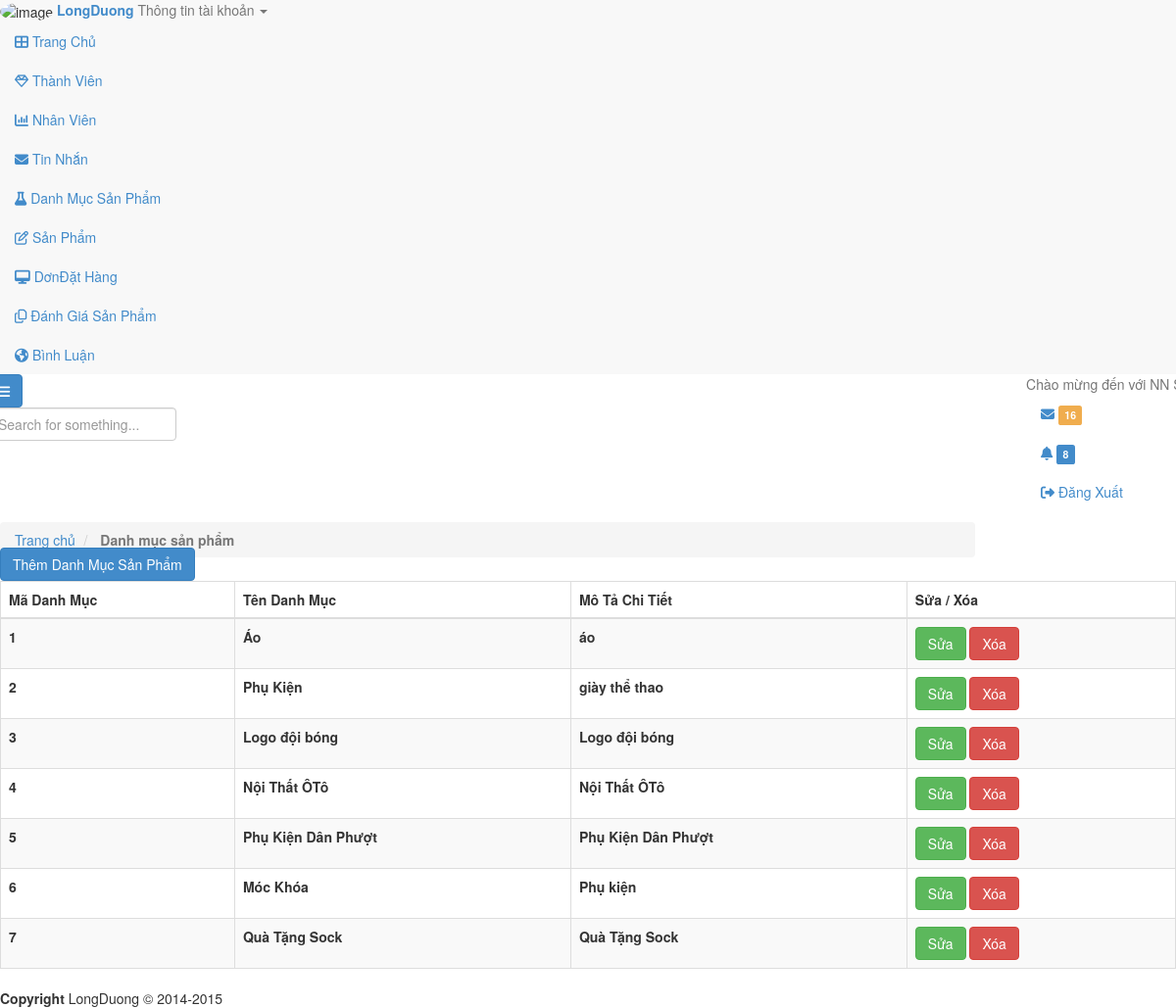
/admin/danh-muc-sp.php (signed in), run on the app's committed database.
### tables this page shows
CREATE TABLE `danh_muc` (
  `id` int(11) NOT NULL,
  `TenDanhMuc` varchar(100) NOT NULL,
  `MoTa` varchar(200) NOT NULL
);

### admin/danh-muc-sp.php (the view, shortened to what this page needs)
<?php
    if(!isset($_SESSION['quantri'])) {
        echo "<script> window.location='dang-nhap/dang-nhap.php'</script>";
    } else {
        include('layout/header.php');
        include('../inc/ketnoi.php');
        ?>
            <div class="row wrapper border-bottom white-bg page-heading">
                <div class="col-lg-10">
                    <ol class="breadcrumb" style="margin-top: 10px;margin-bottom: -10px;">
                        <li>
                            <a href="index.php">Trang chủ</a>
                        </li>
                        <li class="active">
                            <strong>Danh mục sản phẩm</strong>
                        </li>
                    </ol>
                </div>
                <div class="col-lg-2">
                </div>
            </div>
        <div class="wrapper wrapper-content animated fadeInRight">
            <div class="row">
                <div class="col-lg-12">
                    <div class="ibox float-e-margins">
                        <div class="ibox-content">
                        <div class="">
                            <a  href="<?php echo  $url_admin; ?>pages/them-danh-muc.php" class="btn btn-primary "> Thêm Danh Mục Sản Phẩm</a>
                        </div>
                        <table class="table table-striped table-bordered table-hover " id="editable" >
                            <thead>
                                <tr>
                                    <th>Mã Danh Mục</th>
                                    <th>Tên Danh Mục</th>
                                    <th>Mô Tả Chi Tiết</th>
                                    <th>Sửa / Xóa</th>
                                </tr>
                            </thead>
                            <tbody>
                            <?php
                                $laydm = "SELECT * FROM danh_muc";
                                $qr = mysqli_query($ketnoi, $laydm);
                                while($dm = mysqli_fetch_array($qr)) {
                             ?>
                                <tr class="gradeX">
                                    <th><?php echo $dm['id']; ?></th>
                                    <th><?php echo $dm['TenDanhMuc']; ?></th>
                                    <th><?php echo $dm['MoTa']; ?></th>
                                    <th><a href="" class="btn btn-success">Sửa</a>  <a href="" class="btn btn-danger">Xóa</a></th>
                                </tr>
                            <?php
                                }
                             ?>
                            </tbody>
                        </table>
                        </div>
                    </div>
                </div>
            </div>
        </div>
<?php
    }
    include('layout/footer.php');
 ?>

### admin/layout/header.php (shortened to what this page needs)
<?php
    $url_admin = "http://ldc.dev/nam/admin/";
 ?>
<!DOCTYPE html>
<html>
<head>
    <link href="<?php echo  $url_admin; ?>css/bootstrap.min.css" rel="stylesheet">
    <link href="<?php echo  $url_admin; ?>font-awesome/css/font-awesome.css" rel="stylesheet">
    <link href="<?php echo  $url_admin; ?>css/plugins/toastr/toastr.min.css" rel="stylesheet">
    <link href="<?php echo  $url_admin; ?>js/plugins/gritter/jquery.gritter.css" rel="stylesheet">
    <link href="<?php echo  $url_admin; ?>css/animate.css" rel="stylesheet">
    <link href="<?php echo  $url_admin; ?>css/style.css" rel="stylesheet">
    <link href="<?php echo  $url_admin; ?>css/plugins/dataTables/dataTables.bootstrap.css" rel="stylesheet">
    <link href="<?php echo  $url_admin; ?>css/plugins/dataTables/dataTables.responsive.css" rel="stylesheet">
    <link href="<?php echo  $url_admin; ?>css/plugins/dataTables/dataTables.tableTools.min.css" rel="stylesheet">
    <link href="<?php echo  $url_admin; ?>css/animate.css" rel="stylesheet">
    <link href="<?php echo  $url_admin; ?>css/style.css" rel="stylesheet">
</head>
<body>
    <div id="wrapper">
        <nav class="navbar-default navbar-static-side" role="navigation">
            <div class="sidebar-collapse">
                <ul class="nav" id="side-menu">
                    <li class="nav-header">
                        <div class="dropdown profile-element"> <span>
                            <img alt="image" class="img-circle" src="<?php echo  $url_admin; ?>img/profile_small.jpg" />
                             </span>
                            <a data-toggle="dropdown" class="dropdown-toggle" href="#">
                            <span class="clear"> <span class="block m-t-xs"> <strong class="font-bold">LongDuong</strong>
                            </span> <span class="text-muted text-xs block">Thông tin tài khoản <b class="caret"></b></span> </span> </a>
                        </div>
                    </li>
                    <li class="active">
                        <a href="<?php echo  $url_admin; ?>index.php"><i class="fa fa-th-large"></i> <span class="nav-label">Trang Chủ</span></span></a>
                    </li>
                    <li>
                        <a href="<?php echo  $url_admin; ?>thanh-vien.php"><i class="fa fa-diamond"></i> <span class="nav-label">Thành Viên</span> </span></a>
                    </li>
                    <li>
                        <a href="<?php echo  $url_admin; ?>nhan-vien.php"><i class="fa fa-bar-chart-o"></i> <span class="nav-label">Nhân Viên</span></span></a>
                    </li>
                    <li>
                        <a href=""><i class="fa fa-envelope"></i> <span class="nav-label">Tin Nhắn </span></a>
                    </li>
                    <li>
                        <a href="<?php echo  $url_admin; ?>danh-muc-sp.php"><i class="fa fa-flask"></i> <span class="nav-label">Danh Mục Sản Phẩm</span> </a>
                    </li>
                    <li>
                        <a href="<?php echo  $url_admin; ?>san-pham.php"><i class="fa fa-edit"></i> <span class="nav-label">Sản Phẩm</span></a>
                    </li>
                    <li>
                        <a href="#"><i class="fa fa-desktop"></i> <span class="nav-label">DơnĐặt Hàng</span></span></a>
                    </li>
                    <li>
                        <a href="#"><i class="fa fa-files-o"></i> <span class="nav-label">Đánh Giá Sản Phẩm</span><span class="fa arrow"></span></a>
                    </li>
                    <li>
                        <a href="#"><i class="fa fa-globe"></i> <span class="nav-label">Bình Luận</span></a>
                    </li>
                </ul>
            </div>
        </nav>
        <div id="page-wrapper" class="gray-bg dashbard-1">
        <div class="row border-bottom">
        <nav class="navbar navbar-static-top" role="navigation" style="margin-bottom: 0">
        <div class="navbar-header">
            <a class="navbar-minimalize minimalize-styl-2 btn btn-primary " href="#"><i class="fa fa-bars"></i> </a>
            <form role="search" class="navbar-form-custom" method="post" action="search_results.html">
                <div class="form-group">
                    <input type="text" placeholder="Search for something..." class="form-control" name="top-search" id="top-search">
                </div>
            </form>
        </div>
            <ul class="nav navbar-top-links navbar-right">
                <li>
                    <span class="m-r-sm text-muted welcome-message">Chào mừng đến với NN Shop</span>
                </li>
                <li class="dropdown">
                    <a class="dropdown-toggle count-info" data-toggle="dropdown" href="#">
                        <i class="fa fa-envelope"></i>  <span class="label label-warning">16</span>
                    </a>
                </li>
                <li class="dropdown">
                    <a class="dropdown-toggle count-info" data-toggle="dropdown" href="#">
                        <i class="fa fa-bell"></i>  <span class="label label-primary">8</span>
                    </a>
                </li>
                <li>
                    <a href="dang-xuat.php?dx=1">
                        <i class="fa fa-sign-out"></i> Đăng Xuất
                    </a>
                </li>
            </ul>
        </nav>
        </div>

### admin/layout/footer.php (shortened to what this page needs)
<div class="footer">
    <div>
        <strong>Copyright</strong> LongDuong &copy; 2014-2015
    </div>
</div>
</div>
</div>
</body>
</html>

### data on the page
danh_muc: id "1", TenDanhMuc "Áo", MoTa "áo"
danh_muc: id "2", TenDanhMuc "Phụ Kiện", MoTa "giày thể thao"
danh_muc: id "3", TenDanhMuc "Logo đội bóng", MoTa "Logo đội bóng"
danh_muc: id "4", TenDanhMuc "Nội Thất ÔTô", MoTa "Nội Thất ÔTô"
danh_muc: id "5", TenDanhMuc "Phụ Kiện Dân Phượt", MoTa "Phụ Kiện Dân Phượt"
danh_muc: id "6", TenDanhMuc "Móc Khóa", MoTa "Phụ kiện"
danh_muc: id "7", TenDanhMuc "Quà Tặng Sock", MoTa "Quà Tặng Sock"
